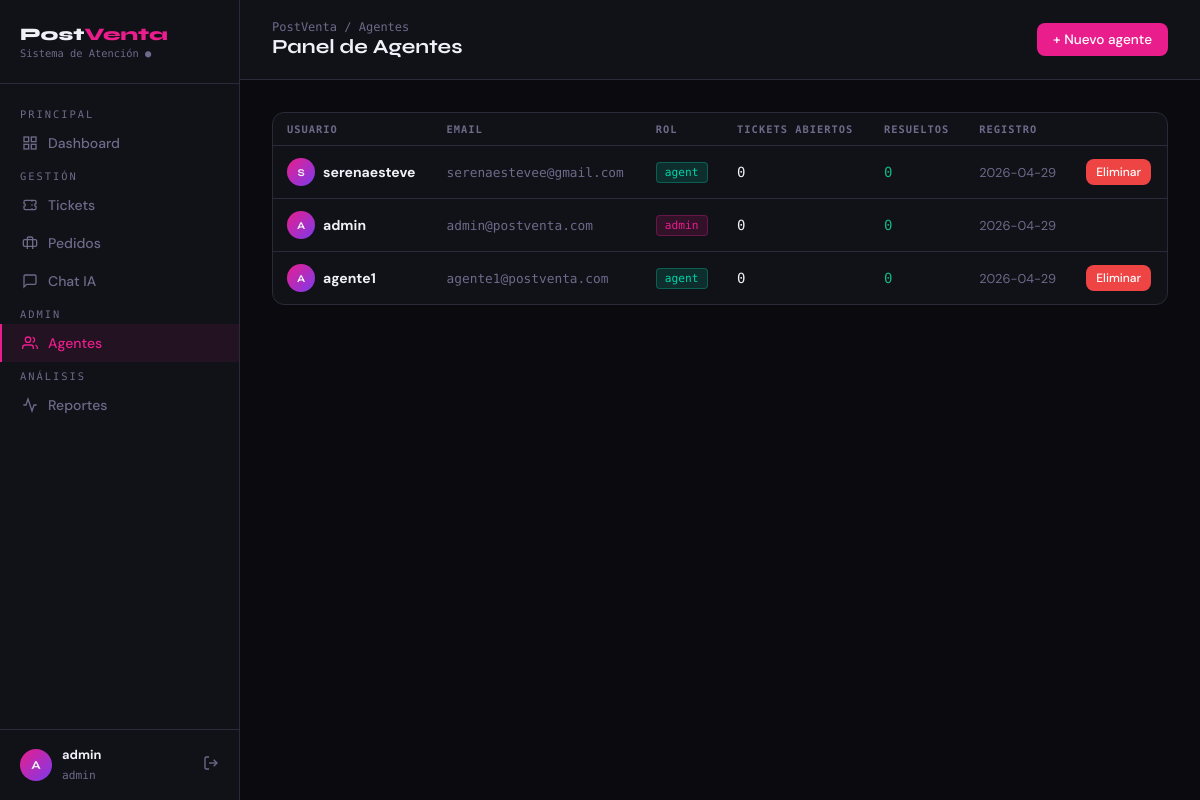
Page /agents (signed in) on the committed database.
### tables this page shows
CREATE TABLE users (
        id INTEGER PRIMARY KEY AUTOINCREMENT,
        username TEXT UNIQUE NOT NULL,
        email TEXT UNIQUE NOT NULL,
        password TEXT NOT NULL,
        role TEXT DEFAULT 'agent',
        created_at TIMESTAMP DEFAULT CURRENT_TIMESTAMP
    );

### app.py (the view)
@app.route('/agents')
@login_required
def agents():
    if session.get('role') != 'admin':
        return redirect(url_for('dashboard'))
    conn = get_db()
    agent_list = conn.execute("""
        SELECT u.*,
               COUNT(DISTINCT CASE WHEN t.status='open' THEN t.id END) as open_tickets,
               COUNT(DISTINCT CASE WHEN t.status='resolved' THEN t.id END) as resolved_tickets
        FROM users u
        LEFT JOIN tickets t ON t.assigned_to=u.id
        GROUP BY u.id ORDER BY u.created_at DESC
    """).fetchall()
    conn.close()
    return render_template('agents.html', agents=agent_list)

### app.py (called while the page is built)
def get_db():
    conn = sqlite3.connect(DB)
    conn.row_factory = sqlite3.Row
    return conn

def login_required(f):
    from functools import wraps
    @wraps(f)
    def decorated(*args, **kwargs):
        if 'user_id' not in session:
            return redirect(url_for('login'))
        return f(*args, **kwargs)
    return decorated

### templates/agents.html (shortened to what this page needs)
{% extends "base.html" %}
{% block breadcrumb %}Agentes{% endblock %}
{% block page_title %}Panel de Agentes{% endblock %}
{% block topbar_actions %}
<button class="btn btn-primary" onclick="document.getElementById('new-modal').classList.add('open')">+ Nuevo agente</button>
{% endblock %}
{% block content %}
<div class="card">
  <div class="table-wrap">
    <table>
      <thead>
        <tr><th>Usuario</th><th>Email</th><th>Rol</th><th>Tickets abiertos</th><th>Resueltos</th><th>Registro</th><th></th></tr>
      </thead>
      <tbody>
      {% for a in agents %}
      <tr>
        <td>
          <div class="flex items-center gap-8">
            <div class="avatar" style="width:28px;height:28px;font-size:.65rem">{{ a.username[0]|upper }}</div>
            <strong style="font-size:.875rem">{{ a.username }}</strong>
          </div>
        </td>
        <td class="font-mono text-muted" style="font-size:.8rem">{{ a.email }}</td>
        <td><span class="badge badge-{{ a.role }}">{{ a.role }}</span></td>
        <td>
          <span style="font-family:'DM Mono';font-size:.875rem;color:{% if a.open_tickets > 5 %}var(--danger){% else %}var(--text){% endif %}">
            {{ a.open_tickets }}
          </span>
        </td>
        <td class="font-mono" style="font-size:.875rem;color:var(--success)">{{ a.resolved_tickets }}</td>
        <td class="text-muted" style="font-size:.8rem">{{ a.created_at[:10] }}</td>
        <td>
          {% if a.id != 1 %}
          <form method="POST" action="{{ url_for('delete_agent', uid=a.id) }}" onsubmit="return confirm('¿Eliminar agente {{ a.username }}?')">
            <button type="submit" class="btn btn-danger btn-sm">Eliminar</button>
          </form>
          {% endif %}
        </td>
      </tr>
      {% endfor %}
      </tbody>
    </table>
  </div>
</div>
{% endblock %}

### templates/base.html (style rules this page uses)
:root { --bg: #0a0a0f; --surface: #111118; --surface2: #1a1a24; --border: #2a2a3a; --accent: #e91e8c; --accent2: #7c3aed; --accent3: #00d4aa; --text: #f0f0f8; --muted: #6b6b8a; --danger: #ef4444; --warning: #f59e0b; --success: #10b981; --info: #3b82f6; --sidebar-w: 240px; }
* { margin: 0; padding: 0; box-sizing: border-box; }
body { background: var(--bg); color: var(--text); font-family: 'DM Sans', sans-serif; min-height: 100vh; display: flex; }
.avatar { width: 32px; height: 32px; border-radius: 50%; background: linear-gradient(135deg, var(--accent), var(--accent2)); display: flex; align-items: center; justify-content: center; font-size: .75rem; font-weight: 700; font-family: 'Syne'; flex-shrink: 0; }
.card { background: var(--surface); border: 1px solid var(--border); border-radius: 12px; overflow: hidden; }
.table-wrap { overflow-x: auto; }
table { width: 100%; border-collapse: collapse; font-size: .85rem; }
th { padding: 10px 14px; text-align: left; font-size: .65rem; text-transform: uppercase; letter-spacing: 1px; color: var(--muted); font-family: 'DM Mono'; border-bottom: 1px solid var(--border); }
td { padding: 12px 14px; border-bottom: 1px solid var(--border); vertical-align: middle; }
tr:last-child td { border-bottom: none; }
.badge { display: inline-flex; align-items: center; gap: 4px; padding: 3px 8px; border-radius: 4px; font-size: .7rem; font-family: 'DM Mono'; font-weight: 500; white-space: nowrap; }
.badge-admin { background: rgba(233,30,140,.15); color: var(--accent); border: 1px solid rgba(233,30,140,.3); }
.badge-agent { background: rgba(0,212,170,.15); color: var(--accent3); border: 1px solid rgba(0,212,170,.3); }
.btn { display: inline-flex; align-items: center; gap: 6px; padding: 8px 16px; border-radius: 8px; border: none; cursor: pointer; font-family: 'DM Sans'; font-size: .85rem; font-weight: 500; text-decoration: none; transition: all .15s; }
.btn-primary { background: var(--accent); color: white; }
.btn-sm { padding: 5px 10px; font-size: .75rem; }
.btn-danger { background: var(--danger); color: white; }
.flex { display: flex; }
.items-center { align-items: center; }
.gap-8 { gap: 8px; }
.text-muted { color: var(--muted); font-size: .8rem; }
.font-mono { font-family: 'DM Mono'; }

### rows in the picture
users: username "S", username "serenaesteve", email "serenaestevee@gmail.com", role "agent", open_tickets "0", resolved_tickets "0", created_at "2026-04-29"
users: username "A", username "admin", email "admin@postventa.com", role "admin", open_tickets "0", resolved_tickets "0", created_at "2026-04-29"
users: username "A", username "agente1", email "agente1@postventa.com", role "agent", open_tickets "0", resolved_tickets "0", created_at "2026-04-29"

### other values in the picture
{{ session.username[0]|upper if session.username }} "A"
{{ session.username }} "admin"
{{ session.role }} "admin"
